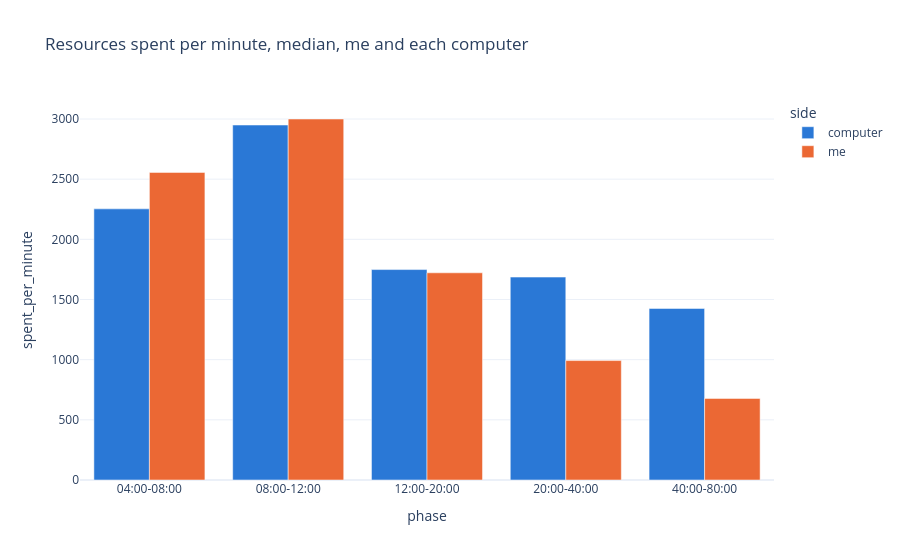

The notebook cell this image was saved under:
### Markdown cell above
### How much the computers cheat

Measured, not assumed, per phase of the games that lasted until the end of the phase, each
player apart:

- **spent per minute**: the minerals and vespene of everything the player has alive or lost
  (army, economy, technology), from the start to the end of the phase, per minute. It counts the
  resources the computers get without mining them.
- **collection rate per worker**: the income the game reports, divided by the active workers.

The multiplier is the median of a computer divided by the median of the main player, both
computers together are twice that. The resources a computer keeps unspent are not counted.

### Code cell
SPENT = [f"{resource}_{kind}_{category}" for resource in ["minerals", "vespene"] for kind in ["used_current", "lost"]
         for category in ["army", "economy", "technology"]]
PHASES = [(4, 8), (8, 12), (12, 20), (20, 40), (40, 80)]
bounds = sorted({minute for phase in PHASES for minute in phase})
samples = (
    s2.scan(IPC_DIR, "stats")
    .filter(pl.col("ext_fs_id").is_in(game_ids))
    .with_columns(s2.game_seconds())
    .with_columns((pl.col("game_seconds") // 60).cast(pl.Int32).alias("minute"))
    .filter(pl.col("minute").is_in(bounds))
    .join(participants.select("ext_fs_id", "me"), on="ext_fs_id")
    .with_columns(pl.when(pl.col("player_id") == pl.col("me")).then(pl.lit("me")).otherwise(pl.lit("computer")).alias("side"),
                  pl.sum_horizontal(SPENT).alias("spent"),
                  (pl.col("minerals_collection_rate") + pl.col("vespene_collection_rate")).alias("rate"))
    .group_by("ext_fs_id", "player_id", "side", "minute")
    .agg(pl.col("spent", "rate", "workers_active_count").sort_by("game_seconds").first())
    .collect()
)
phases = pl.concat([
    samples.filter(pl.col("minute") == start).join(
        samples.filter(pl.col("minute") == end), on=["ext_fs_id", "player_id", "side"], suffix="_end"
    ).select(
        pl.lit(f"{start:02}:00-{end:02}:00").alias("phase"), "side",
        ((pl.col("spent_end") - pl.col("spent")) / (end - start)).alias("spent_per_minute"),
        (((pl.col("rate") + pl.col("rate_end")) / 2) / ((pl.col("workers_active_count") + pl.col("workers_active_count_end")) / 2).clip(lower_bound=1))
        .alias("rate_per_worker"),
        ((pl.col("workers_active_count") + pl.col("workers_active_count_end")) / 2).alias("workers"),
    )
    for start, end in PHASES
])
cheat = (
    phases.lazy()
    .group_by("phase", "side")
    .agg(pl.len().alias("players"), pl.col("spent_per_minute", "rate_per_worker", "workers").median())
    .collect()
    .pivot(on="side", index="phase", values=["players", "spent_per_minute", "rate_per_worker", "workers"])
    .with_columns(
        (pl.col("spent_per_minute_computer") / pl.col("spent_per_minute_me")).round(2).alias("spent_multiplier"),
        (pl.col("rate_per_worker_computer") / pl.col("rate_per_worker_me")).round(2).alias("rate_per_worker_multiplier"),
    )
    .sort("phase")
)
fig = px.bar(phases.group_by("phase", "side").agg(pl.col("spent_per_minute").median()).sort("phase"), x="phase",
             y="spent_per_minute", color="side", barmode="group", template=TEMPLATE, color_discrete_sequence=SERIES_COLORS,
             title="Resources spent per minute, median, me and each computer")
fig.show()
cheat.with_columns(pl.col(pl.Float64).round(1))

### Figure 1 — Plotly figure (JSON) as saved in the notebook; plotly's stock layout.template omitted (floating-point values rounded to 4 significant figures)
{"data": [{"alignmentgroup": "True", "hovertemplate": "side=computer<br>phase=%{x}<br>spent_per_minute=%{y}<extra></extra>", "legendgroup": "computer", "marker": {"color": "#2a78d6", "pattern": {"shape": ""}}, "name": "computer", "offsetgroup": "computer", "orientation": "v", "showlegend": true, "textposition": "auto", "type": "bar", "x": ["04:00-08:00", "08:00-12:00", "12:00-20:00", "20:00-40:00", "40:00-80:00"], "xaxis": "x", "y": [2253.0, 2950.0, 1749.0, 1686.0, 1426.0], "yaxis": "y"}, {"alignmentgroup": "True", "hovertemplate": "side=me<br>phase=%{x}<br>spent_per_minute=%{y}<extra></extra>", "legendgroup": "me", "marker": {"color": "#eb6834", "pattern": {"shape": ""}}, "name": "me", "offsetgroup": "me", "orientation": "v", "showlegend": true, "textposition": "auto", "type": "bar", "x": ["04:00-08:00", "08:00-12:00", "12:00-20:00", "20:00-40:00", "40:00-80:00"], "xaxis": "x", "y": [2556.0, 3000.0, 1722.0, 992.5, 678.1], "yaxis": "y"}], "layout": {"barmode": "group", "legend": {"title": {"text": "side"}, "tracegroupgap": 0}, "title": {"text": "Resources spent per minute, median, me and each computer"}, "xaxis": {"anchor": "y", "domain": [0.0, 1.0], "title": {"text": "phase"}}, "yaxis": {"anchor": "x", "domain": [0.0, 1.0], "title": {"text": "spent_per_minute"}}}}
